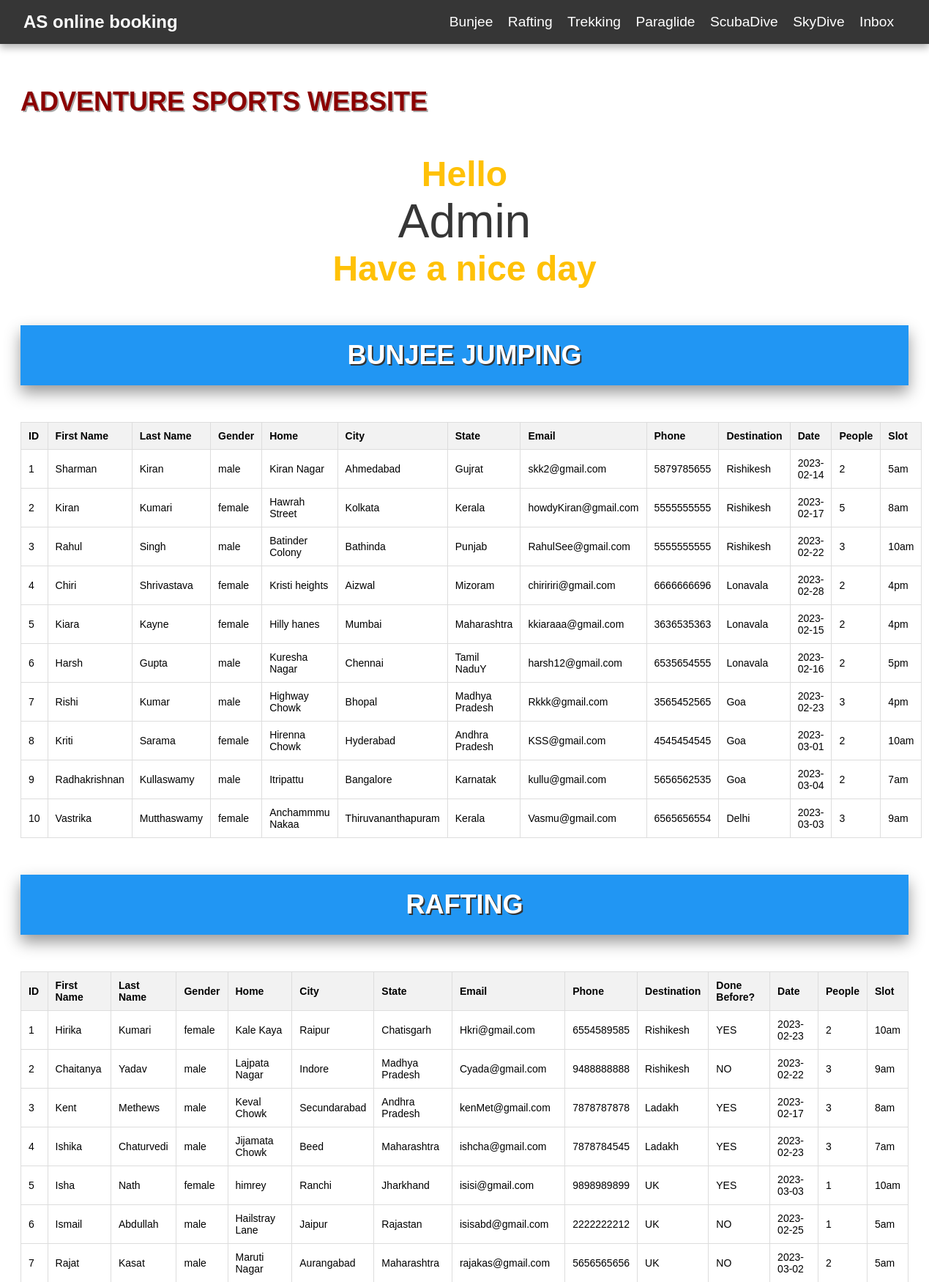
The app's page /admin/index.php (upper part) with its own data.
### tables this page shows
CREATE TABLE `bunjee` (
  `id` int(255) NOT NULL,
  `fname` varchar(30) NOT NULL,
  `lname` varchar(30) NOT NULL,
  `gender` varchar(10) NOT NULL,
  `home` text NOT NULL,
  `city` varchar(20) NOT NULL,
  `state` varchar(20) NOT NULL,
  `email` varchar(40) NOT NULL,
  `phone` varchar(20) NOT NULL,
  `destin` varchar(30) NOT NULL,
  `date` date NOT NULL,
  `people` text NOT NULL,
  `slot` varchar(10) NOT NULL
);

CREATE TABLE `rafting` (
  `id` int(255) NOT NULL,
  `fname` varchar(40) NOT NULL,
  `lname` varchar(40) NOT NULL,
  `gender` varchar(10) NOT NULL,
  `home` varchar(40) NOT NULL,
  `city` varchar(20) NOT NULL,
  `state` varchar(20) NOT NULL,
  `email` text NOT NULL,
  `phone` text NOT NULL,
  `destin` text NOT NULL,
  `donebefore` varchar(10) NOT NULL,
  `date` date NOT NULL,
  `people` int(20) NOT NULL,
  `slot` varchar(10) NOT NULL
);

### admin/index.php (the view, shortened to what this page needs)
<!DOCTYPE html>
<?php
include "dbcon1.php";
?>
<html>
  <head>
    <link rel="stylesheet" type="text/css" href="designit.css">
  </head>
  <body>
    <header>
      <nav class="navbar">
        <span class="logo">AS online booking</span>
        <div>
          <a href="#Bunjee">Bunjee</a>
          <a href="#Rafting">Rafting</a>
          <a href="#Trekking">Trekking</a>
          <a href="#Paragliding">Paraglide</a>
          <a href="#ScubaDive">ScubaDive</a>
          <a href="#SkyDive">SkyDive</a>
          <a href="#Inbox">Inbox</a>
        </div>
      </nav>
    </header>
    <main>
      <h1>Adventure Sports Website</h1>
      <p class="welcome-text">Hello <span>Admin</span> Have a nice day</p>
      <section id="Bunjee">
        <h1 class='topic'>BUNJEE JUMPING</h1>
        <div class="table-responsive">
              <div class="col-sm-10">
                <table class="table table-primary" style="border:black ;">
                      <thead>
                        <tr>
                          <th>ID</th>
                          <th>First Name</th>
                          <th>Last Name</th>
                          <th>Gender</th>
                          <th>Home</th>
                          <th>City</th>
                          <th>State</th>
                          <th>Email</th>
                          <th>Phone</th>
                          <th>Destination</th>
                          <th>Date</th>
                          <th>People</th>
                          <th>Slot</th>
                        </tr>
                      </thead>
                      <tbody>
                        <?php
                          $sql = "SELECT * FROM bunjee";
                          $result = $con->query($sql);
                          while($row = $result->fetch_assoc())
                          {
                            echo"<tr><td>".$row["id"]."</td><td>".$row["fname"]."</td><td>".$row["lname"]."</td><td>".$row["gender"]."</td><td>".$row["home"]."</td><td>".$row["city"]."</td><td>".$row["state"]."</td><td>".$row["email"]."</td><td>".$row["phone"]."</td><td>".$row["destin"]."</td><td>".$row["date"]."</td><td>".$row["people"]."</td><td>".$row["slot"]."</td><tr>";
                          }
                        ?>
                      </tbody>
                </table>
              </div>
        </div>
      </section>
      <section id='Rafting'>
      <h1 class='topic'>Rafting</h1>
        <div class="table-responsive">
              <div class="col-sm-10">
                <table class="table table-primary" style="border:black ;">
                      <thead>
                        <tr>
                          <th>ID</th>
                          <th>First Name</th>
                          <th>Last Name</th>
                          <th>Gender</th>
                          <th>Home</th>
                          <th>City</th>
                          <th>State</th>
                          <th>Email</th>
                          <th>Phone</th>
                          <th>Destination</th>
                          <th>Done Before?</th>
                          <th>Date</th>
                          <th>People</th>
                          <th>Slot</th>
                        </tr>
                      </thead>
                      <tbody>
                        <?php
                          $sql = "SELECT * FROM rafting";
                          $result = $con->query($sql);
                          while($row = $result->fetch_assoc())
                          {
                            echo"<tr><td>".$row["id"]."</td><td>".$row["fname"]."</td><td>".$row["lname"]."</td><td>".$row["gender"]."</td><td>".$row["home"]."</td><td>".$row["city"]."</td><td>".$row["state"]."</td><td>".$row["email"]."</td><td>".$row["phone"]."</td><td>".$row["destin"]."</td><td>".$row["donebefore"]."</td><td>".$row["date"]."</td><td>".$row["people"]."</td><td>".$row["slot"]."</td><tr>";
                          }
                        ?>
                      </tbody>
                </table>
              </div>
        </div>
      </section>
    </main>
  </body>
</html>

### admin/designit.css (style rules this page uses)
body { font-family: Arial, sans-serif; }
header { background-color: #333; color: #fff; padding: 20px; }
.navbar { display: flex; justify-content: space-between; align-items: center; padding: 1rem 2rem; background-color: #363636; box-shadow: 0px 5px 10px 0px rgba(0, 0, 0, 0.3); position: fixed; top: 0; left: 0; right: 0; z-index: 1; }
.navbar a { color: white; text-decoration: none; font-size: 1.2rem; margin-right: 1rem; }
.navbar .logo { font-weight: bold; font-size: 1.5rem; margin-right: auto; }
main { padding: 20px; }
.welcome-text { text-align: center; font-size: 3rem; font-weight: bold; margin-top: 3rem; color: #ffc107; }
.welcome-text span { display: block; font-size: 4rem; font-weight: normal; color: #363636; }
table { width: 100%; border-collapse: collapse; border-spacing: 0; font-family: Arial, sans-serif; font-size: 14px; }
th, td { border: 1px solid #ddd; padding: 10px; text-align: left; }
th { background-color: #f2f2f2; font-weight: bold; }
tr:nth-child(even) { background-color: #f8f8f8; }
h1 { font-size: 36px; font-weight: bold; text-transform: uppercase; text-shadow: 2px 2px #aaa; color:darkred; margin: 50px 0; }
.topic { font-size: 36px; font-weight: bold; text-align: center; text-shadow: 2px 2px #333; color: #fff; background-color: #2196F3; padding: 20px; box-shadow: 0px 10px 20px 0px #999; }

### records on screen
bunjee: id "1", fname "Sharman", lname "Kiran", gender "male", home "Kiran Nagar", city "Ahmedabad", state "Gujrat", email "skk2@gmail.com", phone "5879785655", destin "Rishikesh", date "2023-02-14", people "2", slot "5am"
bunjee: id "2", fname "Kiran", lname "Kumari", gender "female", home "Hawrah Street", city "Kolkata", state "Kerala", email "howdyKiran@gmail.com", phone "5555555555", destin "Rishikesh", date "2023-02-17", people "5", slot "8am"
bunjee: id "3", fname "Rahul", lname "Singh", gender "male", home "Batinder Colony", city "Bathinda", state "Punjab", email "RahulSee@gmail.com", phone "5555555555", destin "Rishikesh", date "2023-02-22", people "3", slot "10am"
bunjee: id "4", fname "Chiri", lname "Shrivastava", gender "female", home "Kristi heights", city "Aizwal", state "Mizoram", email "chiririri@gmail.com", phone "6666666696", destin "Lonavala", date "2023-02-28", people "2", slot "4pm"
bunjee: id "5", fname "Kiara", lname "Kayne", gender "female", home "Hilly hanes", city "Mumbai", state "Maharashtra", email "kkiaraaa@gmail.com", phone "3636535363", destin "Lonavala", date "2023-02-15", people "2", slot "4pm"
bunjee: id "6", fname "Harsh", lname "Gupta", gender "male", home "Kuresha Nagar", city "Chennai", state "Tamil NaduY", email "harsh12@gmail.com", phone "6535654555", destin "Lonavala", date "2023-02-16", people "2", slot "5pm"
bunjee: id "7", fname "Rishi", lname "Kumar", gender "male", home "Highway Chowk", city "Bhopal", state "Madhya Pradesh", email "Rkkk@gmail.com", phone "3565452565", destin "Goa", date "2023-02-23", people "3", slot "4pm"
bunjee: id "8", fname "Kriti", lname "Sarama", gender "female", home "Hirenna Chowk", city "Hyderabad", state "Andhra Pradesh", email "KSS@gmail.com", phone "4545454545", destin "Goa", date "2023-03-01", people "2", slot "10am"
bunjee: id "9", fname "Radhakrishnan", lname "Kullaswamy", gender "male", home "Itripattu", city "Bangalore", state "Karnatak", email "kullu@gmail.com", phone "5656562535", destin "Goa", date "2023-03-04", people "2", slot "7am"
bunjee: id "10", fname "Vastrika", lname "Mutthaswamy", gender "female", home "Anchammmu Nakaa", city "Thiruvananthapuram", state "Kerala", email "Vasmu@gmail.com", phone "6565656554", destin "Delhi", date "2023-03-03", people "3", slot "9am"
rafting: id "1", fname "Hirika", lname "Kumari", gender "female", home "Kale Kaya", city "Raipur", state "Chatisgarh", email "Hkri@gmail.com", phone "6554589585", destin "Rishikesh", donebefore "YES", date "2023-02-23", people "2", slot "10am"
rafting: id "2", fname "Chaitanya", lname "Yadav", gender "male", home "Lajpata Nagar", city "Indore", state "Madhya Pradesh", email "Cyada@gmail.com", phone "9488888888", destin "Rishikesh", donebefore "NO", date "2023-02-22", people "3", slot "9am"
rafting: id "3", fname "Kent", lname "Methews", gender "male", home "Keval Chowk", city "Secundarabad", state "Andhra Pradesh", email "kenMet@gmail.com", phone "7878787878", destin "Ladakh", donebefore "YES", date "2023-02-17", people "3", slot "8am"
rafting: id "4", fname "Ishika", lname "Chaturvedi", gender "male", home "Jijamata Chowk", city "Beed", state "Maharashtra", email "ishcha@gmail.com", phone "7878784545", destin "Ladakh", donebefore "YES", date "2023-02-23", people "3", slot "7am"
rafting: id "5", fname "Isha", lname "Nath", gender "female", home "himrey", city "Ranchi", state "Jharkhand", email "isisi@gmail.com", phone "9898989899", destin "UK", donebefore "YES", date "2023-03-03", people "1", slot "10am"
rafting: id "6", fname "Ismail", lname "Abdullah", gender "male", home "Hailstray Lane", city "Jaipur", state "Rajastan", email "isisabd@gmail.com", phone "2222222212", destin "UK", donebefore "NO", date "2023-02-25", people "1", slot "5am"
rafting: id "7", fname "Rajat", lname "Kasat", gender "male", home "Maruti Nagar", city "Aurangabad", state "Maharashtra", email "rajakas@gmail.com", phone "5656565656", destin "UK", donebefore "NO", date "2023-03-02", people "2", slot "5am"
